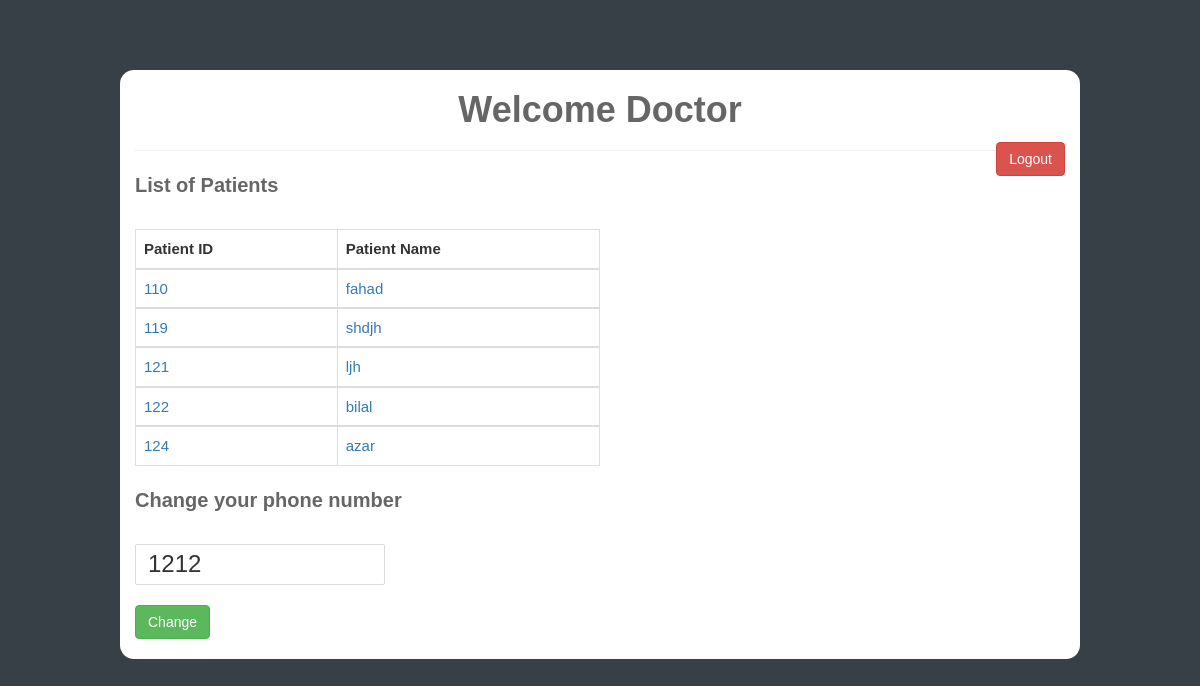
/doctor_logged_in.php (signed in), run on an earlier commit of the app's database.
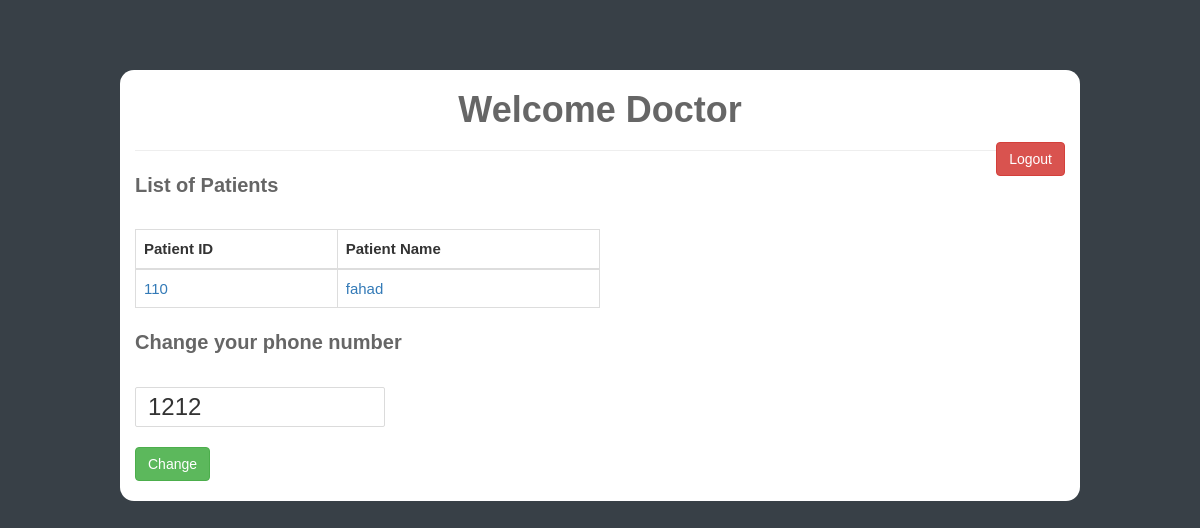
And on a later commit of the database.
### tables this page shows
CREATE TABLE `users` (
  `id` int(11) UNSIGNED NOT NULL,
  `type` text,
  `name` varchar(30) NOT NULL,
  `username` varchar(20) NOT NULL DEFAULT '',
  `password` varchar(20) NOT NULL DEFAULT '',
  `phone` varchar(20) NOT NULL DEFAULT '',
  `email` varchar(20) NOT NULL
);

### includes/session_login.php (called while the page is built, shortened)
<?php
if (isset($_SESSION['email'])) {
    $user_check = $_SESSION['email'];
    $ses_sql = mysqli_query($conn, "select * from users where email = '$user_check'");
    $row = mysqli_fetch_array($ses_sql, MYSQLI_ASSOC);
    $phone = $row['phone'];
} else {
    header("location:index.php");
}

### doctor_logged_in.php (the view, shortened to what this page needs)
<?php include("config/conn.php");
include_once('includes/session_login.php');
include "header.php"; ?>
<body>
<div class="container main">
  <h1 id="doctor">Welcome Doctor</h1>
  <p style="float: right; font-size: 25px;"><a href="includes/logout.php">
      <button type="button" class="btn btn-danger">Logout</button>
    </a></p>
  <hr>
  <p class="neat-heading">List of Patients</p>
    <?php
    $sql = "SELECT * FROM `users` WHERE type='patient'";
    $result = mysqli_query($conn, $sql);
    if (mysqli_num_rows($result) > 0) {
        ?>
      <table class="table table-hover table-bordered" id="doctable">
        <thead class="thead-inverse">
        <tr>
          <th>Patient ID</th>
          <th>Patient Name</th>
        </thead>
          <?php
          while ($row = mysqli_fetch_assoc($result)) {
              ?>
            <tbody>
            <tr>
              <td><a
                  href="doctor_viewing_patient.php?patient_id=<?php echo $row['id'] ?>"><?php printf("%03d", $row['id']); ?></a>
              </td>
              <td><a
                  href="doctor_viewing_patient.php?patient_id=<?php echo $row['id'] ?>"><?php echo $row['name']; ?></a>
              </td>
            </tr>
            </tbody>
              <?php
          }
          ?>
      </table>
        <?php
    } else {
        ?>
      <div class="alert alert-danger">
        There are no patients right now. Once people register as patients, they'd start showing up here.
      </div>
        <?php
    }
    ?>
  <p class="neat-heading">Change your phone number</p>
  <form method="post" name="update_phone_doctor">
    <input style="width: 250px; height: 30px; " name="phone_number" value="<?php echo $phone; ?>"/>
    <button style="display: block; margin: 20px 0;" name="update_phone_doctor" class="btn btn-success">Change</button>
  </form>
</div>
<?php include "footer.php"; ?>

### header.php (shortened to what this page needs)
<!DOCTYPE html>
<html>
<head>
  <link rel="stylesheet" href="https://maxcdn.bootstrapcdn.com/bootstrap/3.3.7/css/bootstrap.min.css">
  <link rel="stylesheet" href="css/style.css">
</head>

### footer.php (shortened to what this page needs)
</body>
</html>

### css/style.css (style rules this page uses)
body { background: #384047; font-family: sans-serif; font-size: 15px; }
.main { max-width: 80%; margin-top: 25px; border-radius: 2px; background: #fff; }
#doctor { font-weight: 700; text-align: center; color: #666666; }
.neat-heading { padding-bottom: 20px; font-size: 20px; font-weight: 600; color: #666666; }
#doctable { max-width: 50%; }
form input { display: block; box-sizing: border-box; width: 100%; outline: none; margin: 0; }
form input { background: #fff; border: 1px solid #dbdbdb; font-size: 1.6em; padding: .8em .5em; border-radius: 2px; }
.container { background-color: #fff; margin-top: 70px; border-radius: 14px; }

What changed in the data, as far as the page shows it:
removed users: id "119", name "shdjh"
removed users: id "121", name "ljh"
removed users: id "122", name "bilal"
removed users: id "124", name "azar"
